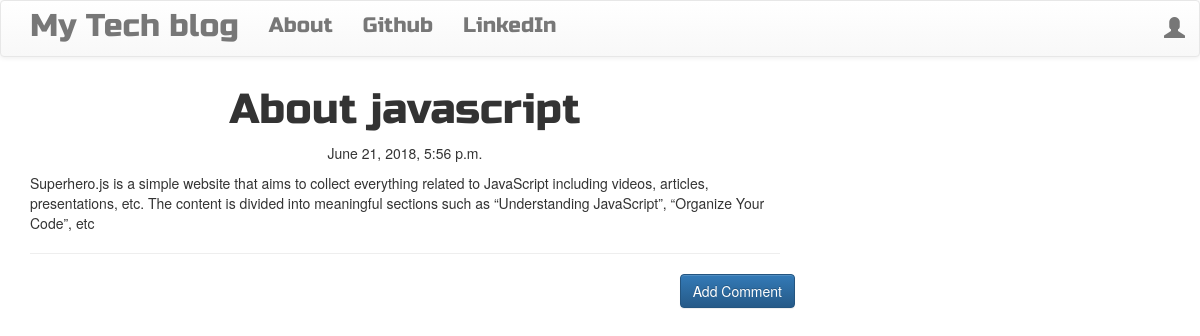
The page /post/5 on the database its author committed.
### blog/models.py (models this page shows, shortened)
class Post(models.Model):
    author = models.ForeignKey('auth.user', on_delete=models.CASCADE)
    title = models.CharField(max_length = 256)
    text = models.TextField()
    created_date = models.DateTimeField(default = timezone.now)
    published_date = models.DateTimeField(blank = True, null= True)

### blog/views.py (the view)
# urls.py: path('post/<int:pk>', views.PostDetailView.as_view(), name='post_detail'),
class PostDetailView(DetailView):
    model = models.Post
    template_name = 'post_detail.html'

### blog/templates/blog/post_detail.html (shortened to what this page needs)
{% extends 'blog/base.html'%}
{% block content%}
  <h1 class = 'posttitle'>{{post.title}}</h1>
  {% if post.published_date %}
    <div class="date postdate">
        {{post.published_date}}
    </div>
  {% else %}
  <a class="btn btn-default" href="{% url 'post_publish' pk=post.pk%}">Publish</a>
  {% endif %}
  <p class = 'postcontent'>{{post.text|safe|linebreaks}}</p>
  <hr>
  <a class="btn btn-primary btn-comment" href="{% url 'add_comment_to_post' pk=post.pk %}">Add Comment</a>
  <div class="container">
    {% for comment in post.comments.all %}
    <br>
  {% empty %}
      <p>No Comment</p>
  {% endfor %}
  </div>
{% endblock%}

### blog/static/css/blog.css (style rules this page uses)
.postdate { text-align: center; }
.posttitle { font-family: 'Russo One', sans-serif; font-size: 3em; text-align: center; }
.postcontent { font-family: 'Montserrat'; font-size: 1.5em; }
.btn-comment { position: absolute; right: 0px; }
.loader { filter:hue-rotate(0deg); color: linear-gradient(45deg,#0f8,#08f); animation:hue 5000ms infinite linear; }

### rows shown on the page
Post: title "About javascript", published_date "June 21, 2018, 5:56 p.m.", text "Superhero.js is a simple website that aims to collect everything related to JavaScript including videos, articles, presentations, etc. The content is divided into meaningful sections such as “Understanding JavaScript”, “Organize Your Code”, etc"
